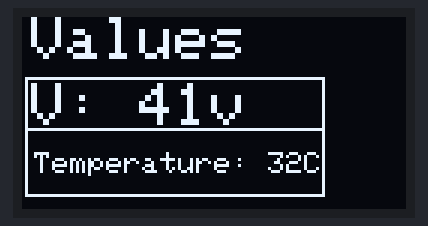
Recording of a sketch running on a simulated Arduino Uno, built with avr-gcc and run on an emulated ATmega328P. On the bench: 128×64 one-colour display.

Above: at 0.4 s.
At 20.67 s:
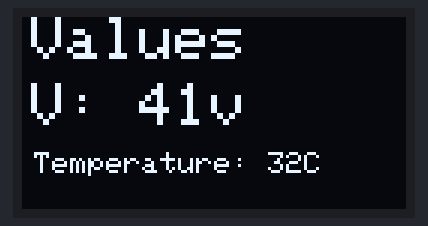

Measured:
- what the display in image 0 shows lasts 20.2 s, from 0.4 s to 20.6 s

The sketch:

19.OLED_Display_Module.ino
```cpp
#include <SPI.h>
#include <Wire.h>
#include <Adafruit_GFX.h>
#include <Adafruit_SSD1306.h>

#define OLED_RESET 4
Adafruit_SSD1306 display(OLED_RESET);

#define NUMFLAKES 10
#define XPOS 0
#define YPOS 1
#define DELTAY 2


#define LOGO16_GLCD_HEIGHT 16 // do not change this. Error in video
#define LOGO16_GLCD_WIDTH  16 // do not change this. Error in video
static const unsigned char PROGMEM logo16_glcd_bmp[] =
{ B00000000, B11000000,
  B00000001, B11000000,
  B00000001, B11000000,
  B00000011, B11100000,
  B11110011, B11100000,
  B11111110, B11111000,
  B01111110, B11111111,
  B00110011, B10011111,
  B00011111, B11111100,
  B00001101, B01110000,
  B00011011, B10100000,
  B00111111, B11100000,
  B00111111, B11110000,
  B01111100, B11110000,
  B01110000, B01110000,
  B00000000, B00110000 };

    // look at line 27 to 30 of Adafruit_SSD1306.h inside the library to select the dimensions
#if (SSD1306_LCDHEIGHT != 64)
#error("Height incorrect, please fix Adafruit_SSD1306.h!");
#endif

void setup()   {
  Serial.begin(9600);

  // by default, we'll generate the high voltage from the 3.3v line internally! (neat!)
  display.begin(SSD1306_SWITCHCAPVCC, 0x3C);  // initialize with the I2C addr 0x3D (for the 128x64)
  // init done

}


void loop() {
 display.clearDisplay();
  robojaxText("Values", 3, 0, 2, false);
  robojaxText("V: 41v", 3, 22, 2, false);
  robojaxText("Temperature: 32C", 4, 45, 1, true);
  display.drawLine(1, 37, 100, 37, WHITE);
  display.drawRect(1, 20, 100,40, WHITE);
  //display.drawCircle(63,31, 31, WHITE);
   //display.startscrollright(0x00, 0x0F);
  display.display();
   delay(20000);
}

/*
 * robojaxText(String text, int x, int y,int size, boolean d)
 * text is the text string to be printed
 * x is the integer x position of text
 * y is the integer y position of text
 * z is the text size, 1, 2, 3 etc
 * d is either "true" or "false". Not sure, use true
 */
void robojaxText(String text, int x, int y,int size, boolean d) {

  display.setTextSize(size);
  display.setTextColor(WHITE);
  display.setCursor(x,y);
  display.println(text);
  if(d){
    display.display();
  }

  delay(100);
}
```
